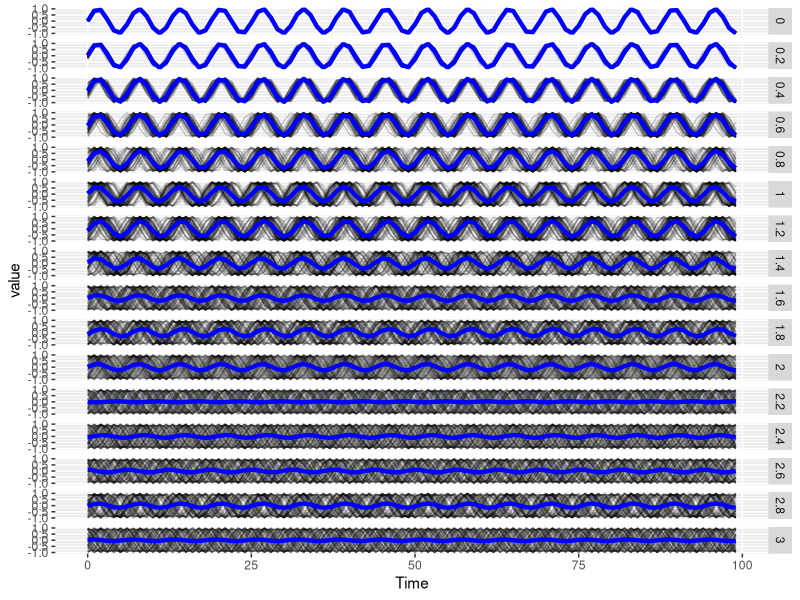
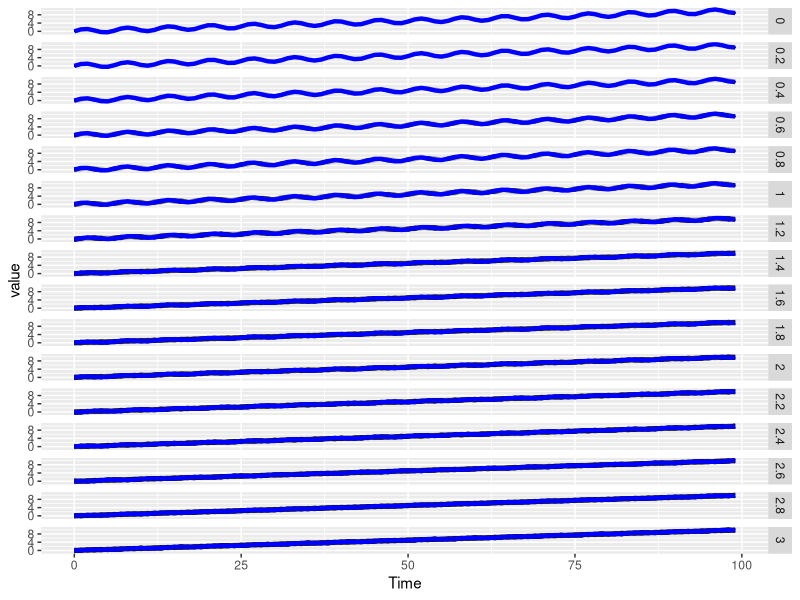
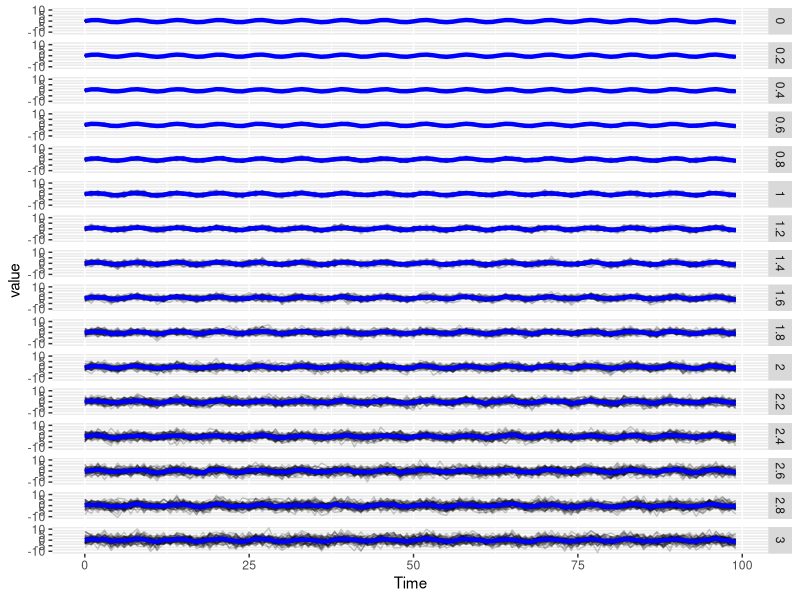

Write the R code that produced these figures, in order. (Note: a time limit stopped this script after it produced the figures.)
## ---- chunk 1
knitr::opts_chunk$set(cache=TRUE)
## ---- chunk 2
dist_mean <- function(data, condition, tcol, measure, label, return.mean = F){
  # data: a data table containing trajectories and conditions
  # condition: column name that fully define an experimental condition, thus a set of trajectories analyzed together
  # tcol: time column name
  # measure: column name with quantity of interest
  # label: column name with label of individual objects in each condition (cell label)
  
  require(data.table)
  # 1) Get mean trajectory for each condition
  means <- data[, .(Average = mean(get(measure))), by = c(condition, tcol)]
  dat <- merge(data[, c(condition, label, tcol, measure), with = F], means, by = c(condition, tcol))
  
  # 2) Euclidean distance between each trajectory and the mean one
  distances <- dat[, .(sq_dist = (get(measure) - Average)^2) , by = c(condition, label)]
  euclid <- distances[, .(euclid_to_mean = sqrt(sum(sq_dist))), by = c(condition, label)]
  
  if(return.mean){
    return(list(means = means, euclid = euclid))
  } else {
    return(euclid)
  }
}


rollex <- function(x, k = 5){
  # Extended rolling mean, fill the extremeties with linear approximation
  require(zoo)
  roll <- rollmean(x, k, na.pad = T)
  NonNAindex <- which(!is.na(roll))
  fst <- min(NonNAindex)
  lst <- max(NonNAindex)
  
  # Left and Right slopes
  lslope <- (roll[fst + 1] - roll[fst]) / 2
  rslope <- (roll[lst] - roll[lst - 1]) / 2
  
  # Replace NAs generated by roll with approx
  for(i in 1:(fst-1)){
    roll[i] <- roll[fst] + lslope * (i - fst) 
  }
  for(i in (lst+1):length(roll)){
    roll[i] <- roll[lst] + rslope * (i - lst) 
  }
  return(roll)
}


clip <- function(x, y){
  # Take two numeric vectors of same length, set x to 1 when above y and x to 0 when below y
  return(ifelse(x >= y, 1, 0))
}


wrap_clip <- function(x, k = 5){
  return(clip(x, rollex(x, k)))
}


overlap <- function(x, y){
  # How often do 2 clipped time series have the same value?
  temp <- ifelse(x==y,1,0)
  return(sum(temp)/length(temp))
}


sim_phase_shifted <- function(n, noise, freq = 1, len = 100, return.wide = F){
  # A fucntion to simulate a population of n noisy sinusoidals that are phase shifted
  # n: number of sinusoids
  # freq: sampling rate (in time unit)
  # noise: standard deviation phaseshift
  # len: length of simulations
  # return.wide: returns data in wide or long format
  
  require(data.table)
  # Create a matrix of shifted times 
  time_matrix <- matrix(seq(0, len-1, freq), nrow = len, ncol = n)
  shifts <- rnorm(n, 0, noise)
  shifts <- matrix(shifts, nrow = len, ncol = n, byrow = T)
  time_matrix <- time_matrix + shifts

  # Replace each shifted time by it sine function
  sins <- sin(time_matrix)
  
  # Go to data.table
  sins <- as.data.table(sins)
  sins <- cbind(seq(0, len-1, freq), sins)
  colnames(sins)[1] <- "Time"
  if(return.wide){
    return(sins)  
  }
  
  # Format long data table
  sins <- melt(sins, id.vars = "Time")
  return(sins)
}


sim_phase_shifted_with_fixed_trend <- function(n, noise, slope, freq = 1, len = 100){
  # Add a trend, i.e. a linear increase or decrease, to simulations
  # See sim_phase_shifted for arguments. Slope indicates the slope of the trend (change of mean value per unit of time)
  
  sins <- sim_phase_shifted(n, noise, freq,len, return.wide = F)
  trend_vec <- unique(sins$Time)
  trend_vec <- trend_vec * slope
  sins[, value := value + trend_vec, by = .(variable)]
  return(sins)
}


sim_noisy_amplitude <- function(n, noise, freq = 1, len = 100, return.wide = F){
  # Create a matrix of times and noise
  time_matrix <- matrix(seq(0, len-1, freq), nrow = len, ncol = n)
  noise_matrix <- replicate(n, rnorm(len, 0, noise))
  
  # Replace each shifted time by it sine function and add white noise
  sins <- sin(time_matrix)
  sins <- sins + noise_matrix
  
  # Go to data.table
  sins <- as.data.table(sins)
  sins <- cbind(seq(0, len-1, freq), sins)
  colnames(sins)[1] <- "Time"
  if(return.wide){
    return(sins)  
  }
  
  # Format long data table
  sins <- melt(sins, id.vars = "Time")
  return(sins)
}


multi_sims <- function(type, noises, ...){
  # /!\ not optimized, growing data table
  # Generate multiple simulations of the indicated type.
  # noises: numeric vector with noise value, DO NOT PASS 0, as it is already used to initialize the output
  # ps: phase shifted
  # pst: phase shifted with linear trend
  # na: noisy amplitude
  
  if(!(type %in% c("ps", "pst", "na"))){
    stop("type must be one of c('ps', 'pst', 'na')")
  }
  
  # Initialize data.table with no noise
  if(type == "ps"){multi_sim <- sim_phase_shifted(noise = 0, ...)}
  else if(type == "pst"){multi_sim <- sim_phase_shifted_with_fixed_trend(noise = 0, ...)}
  else if(type == "na"){multi_sim <- sim_noisy_amplitude(noise = 0, ...)}
  
  multi_sim$noise <- 0
  for(noise in noises){
    if(type == "ps"){temp <- sim_phase_shifted(noise = noise, ...)}
    else if(type == "pst"){temp <- sim_phase_shifted_with_fixed_trend(noise = noise, ...)}
    else if(type == "na"){temp <- sim_noisy_amplitude(noise = noise, ...)}
    temp$noise <- noise
    multi_sim <- rbind(multi_sim, temp)
  }
  return(multi_sim)
}


plot_sim <- function(data, x = "Time", y = "value", group = "variable", use.facet = T, facet = "noise", alpha = 0.2){
  require(ggplot2)
  p <- ggplot(data, aes_string(x = x, y = y)) + geom_line(aes_string(group = group), alpha = alpha)
  p <- p + stat_summary(fun.y=mean, geom="line", colour = "blue", size = 1.5)
  if(use.facet){
    p <- p + facet_grid(as.formula(paste(facet, "~ .")))
  }
  p
}

all_pairwise_stats <- function(data, condition, label, measure, k_roll_mean = 5){
  # Compute all pairwise measures: overlap_clipping and correlations (Pearson, Spearman, Kendall)
  # The clipping of trajectories is performed as first step
  
  # data: a data table containing CLIPPED trajectories
  # condition: column name that fully define an experimental condition; MUST BE INTEGERS, NUMERIC, FACTOR OR CHARACTERS
  # measure: column name with clipped trajectories
  # label: column name with label of individual objects in each condition (cell label); LABELS MUST BE INTEGERS, NUMERIC, FACTOR OR CHARACTERS
  
  if(!(class(data[,get(condition)]) %in% c("integer", "numeric", "character", "factor"))){
    stop("Column 'condition' must be integer, numeric, factor or character.")
  }
  if(!(class(data[,get(label)]) %in% c("integer", "numeric", "character", "factor"))){
    stop("Column 'label' must be integer, numeric, factor or character.")
  }
  
  require(data.table)
  setkeyv(data, c(condition, label))
  
  # Perform clipping
  ClipData <- data[, .(clip_measure = wrap_clip(get(measure), k = k_roll_mean)), by = c(condition, label)]
  setkeyv(ClipData, c(condition, label))
  
  # Number of rows for data table initialization, sum of number of pairs in each condition
  nber_row <- 0
  for(i in unique(data[, get(condition)])){
    nber_row <- nber_row + choose(length(unique(data[.(i), get(label)])), 2)
  }

  
  # One row = one pair in one condition; set column types according to input types
  out <- data.table(matrix(ncol = 7, nrow = nber_row))
  colnames(out) <- c(condition, "Label1", "Label2", "Overlap", "Pearson", "Spearman", "Kendall")
  if(class(data[,get(condition)]) == "integer"){out[[condition]] <- as.integer(out[[condition]])}
  else if(class(data[,get(condition)]) == "numeric"){out[[condition]] <- as.numeric(out[[condition]])}
  else if(class(data[,get(condition)]) == "character"){out[[condition]] <- as.character(out[[condition]])}
  else if(class(data[,get(condition)]) == "factor"){out[[condition]] <- as.factor(out[[condition]])}
  
  
  if(class(data[,get(label)]) == "integer"){
    out[, Label1 := as.integer(Label1)]
    out[, Label2 := as.integer(Label2)]
  }
  else if(class(data[,get(label)]) == "numeric"){
    out[, Label1 := as.numeric(Label1)]
    out[, Label2 := as.numeric(Label2)]
  }
  else if(class(data[,get(label)]) == "character"){
    out[, Label1 := as.character(Label1)]
    out[, Label2 := as.character(Label2)]
  }
  else if(class(data[,get(label)]) == "factor"){
    out[, Label1 := as.factor(Label1)]
    out[, Label2 := as.factor(Label2)]
  }
  
  
  out[, Overlap := as.numeric(Overlap)]
  out[, Pearson := as.numeric(Pearson)]
  out[, Spearman := as.numeric(Spearman)]
  out[, Kendall := as.numeric(Kendall)]
  
  curr_row <- 1L
  # Loop condition
  for(i in unique(data[, get(condition)])){
    labels <- unique(data[.(i), get(label)])
    # Loop 1st label
    for(j in 1:(length(labels)-1)){
      # Loop 2nd label
      for(k in (j+1):length(labels)){
        set(out, curr_row, 1L, i)
        set(out, curr_row, 2L, labels[j])
        set(out, curr_row, 3L, labels[k])
        # /!\ use clip data for overlap
        set(out, curr_row, 4L, overlap(ClipData[.(i, labels[j]), clip_measure], ClipData[.(i, labels[k]), clip_measure]))
        set(out, curr_row, 5L, cor(data[.(i, labels[j]), get(measure)], data[.(i, labels[k]), get(measure)], method ="pearson"))
        set(out, curr_row, 6L, cor(data[.(i, labels[j]), get(measure)], data[.(i, labels[k]), get(measure)], method ="spearman"))
        set(out, curr_row, 7L, cor(data[.(i, labels[j]), get(measure)], data[.(i, labels[k]), get(measure)], method ="kendall"))
        curr_row <- curr_row + 1L
      }
    }
  }
  return(out)
}
## ---- chunk 3
n <- 50 # number of trajectories per noise level
noises <- seq(0.2, 3, 0.2)

# Phase shifted
ps <- multi_sims(type = "ps", noises = noises, n = n)
ps
# Phase shifted with trend
pst <- multi_sims(type = "pst", noises = noises, n = n, slope = 0.1)
# Amplitude noise
na <- multi_sims(type = "na", noises = noises, n = n)

plot_sim(ps)
plot_sim(pst)
plot_sim(na)
## ---- chunk 4

cond <- "noise"
ti <- "Time"
mea <- "value"
lab <- "variable"

ps_mean <- dist_mean(data = ps, condition = cond, tcol = ti, measure = mea, label = lab, return.mean = F)
ps_mean
pst_mean <- dist_mean(data = pst, condition = cond, tcol = ti, measure = mea, label = lab, return.mean = F)
na_mean <- dist_mean(data = na, condition = cond, tcol = ti, measure = mea, label = lab, return.mean = F)
## ---- chunk 5
ps_pw <- all_pairwise_stats(data = ps, condition = cond, label = lab, measure = mea, k_roll_mean = 5)
ps_pw
pst_pw <- all_pairwise_stats(data = pst, condition = cond, label = lab, measure = mea, k_roll_mean = 5)
na_pw <- all_pairwise_stats(data = na, condition = cond, label = lab, measure = mea, k_roll_mean = 5)
## ---- chunk 6
library(ggplot2)
library(gridExtra)

theme_update(plot.title = element_text(hjust = 0.5), text = element_text(size=15))

# Euclidean to Mean
p1 <- ggplot(ps_mean, aes(x= noise, y = euclid_to_mean)) + geom_boxplot(aes(group = noise)) + ggtitle("Phase Shifted")
p2 <- ggplot(pst_mean, aes(x= noise, y = euclid_to_mean)) + geom_boxplot(aes(group = noise)) + ggtitle("Phase Shifted with Trend")
p3 <- ggplot(na_mean, aes(x= noise, y = euclid_to_mean)) + geom_boxplot(aes(group = noise)) + ggtitle("Noisy Amplitude")
grid.arrange(p1, p2, p3, ncol = 3)
## ---- chunk 7
# Overlap
p1 <- ggplot(ps_pw, aes(x = noise, y = Overlap)) + geom_boxplot(aes(group = noise)) + ggtitle("Phase Shifted") + scale_y_continuous(limits = c(0,1))
p2 <- ggplot(pst_pw, aes(x = noise, y = Overlap)) + geom_boxplot(aes(group = noise)) + ggtitle("Phase Shifted with Trend") + scale_y_continuous(limits = c(0,1))
p3 <- ggplot(na_pw, aes(x = noise, y = Overlap)) + geom_boxplot(aes(group = noise)) + ggtitle("Noisy Amplitude") + scale_y_continuous(limits = c(0,1))
grid.arrange(p1, p2, p3, ncol = 3)
## ---- chunk 8
p1 <- ggplot(ps_pw, aes(x = noise, y = Pearson)) + geom_boxplot(aes(group = noise)) + ggtitle("Phase Shifted") + scale_y_continuous(limits = c(-1,1))
p2 <- ggplot(pst_pw, aes(x = noise, y = Pearson)) + geom_boxplot(aes(group = noise)) + ggtitle("Phase Shifted with Trend") + scale_y_continuous(limits = c(-1,1))
p3 <- ggplot(na_pw, aes(x = noise, y = Pearson)) + geom_boxplot(aes(group = noise)) + ggtitle("Noisy Amplitude") + scale_y_continuous(limits = c(-1,1))
grid.arrange(p1, p2, p3, ncol = 3)
## ---- chunk 9
p1 <- ggplot(ps_pw, aes(x = noise, y = Spearman)) + geom_boxplot(aes(group = noise)) + ggtitle("Phase Shifted") + scale_y_continuous(limits = c(-1,1))
p2 <- ggplot(pst_pw, aes(x = noise, y = Spearman)) + geom_boxplot(aes(group = noise)) + ggtitle("Phase Shifted with Trend") + scale_y_continuous(limits = c(-1,1))
p3 <- ggplot(na_pw, aes(x = noise, y = Spearman)) + geom_boxplot(aes(group = noise)) + ggtitle("Noisy Amplitude") + scale_y_continuous(limits = c(-1,1))
grid.arrange(p1, p2, p3, ncol = 3)
## ---- chunk 10
p1 <- ggplot(ps_pw, aes(x = noise, y = Kendall)) + geom_boxplot(aes(group = noise)) + ggtitle("Phase Shifted") + scale_y_continuous(limits = c(-1,1))
p2 <- ggplot(pst_pw, aes(x = noise, y = Kendall)) + geom_boxplot(aes(group = noise)) + ggtitle("Phase Shifted with Trend") + scale_y_continuous(limits = c(-1,1))
p3 <- ggplot(na_pw, aes(x = noise, y = Kendall)) + geom_boxplot(aes(group = noise)) + ggtitle("Noisy Amplitude") + scale_y_continuous(limits = c(-1,1))
grid.arrange(p1, p2, p3, ncol = 3)
## ---- chunk 11
cor(ps_pw[, 4:7])
cor(pst_pw[, 4:7])
cor(na_pw[, 4:7])
